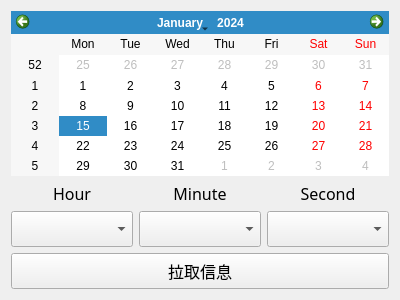
<?xml version="1.0" encoding="UTF-8"?>
<ui version="4.0">
 <class>HistoryWindow</class>
 <widget class="QWidget" name="HistoryWindow">
  <property name="geometry">
   <rect>
    <x>0</x>
    <y>0</y>
    <width>400</width>
    <height>300</height>
   </rect>
  </property>
  <property name="windowTitle">
   <string>Form</string>
  </property>
  <layout class="QGridLayout" name="gridLayout">
   <item row="0" column="0">
    <layout class="QVBoxLayout" name="verticalLayout_2">
     <item>
      <widget class="QCalendarWidget" name="calendarWidget"/>
     </item>
     <item>
      <layout class="QVBoxLayout" name="verticalLayout">
       <item>
        <layout class="QHBoxLayout" name="horizontalLayout">
         <item>
          <widget class="QLabel" name="label">
           <property name="font">
            <font>
             <family>Agency FB</family>
             <pointsize>12</pointsize>
            </font>
           </property>
           <property name="layoutDirection">
            <enum>Qt::LeftToRight</enum>
           </property>
           <property name="text">
            <string>Hour</string>
           </property>
           <property name="alignment">
            <set>Qt::AlignCenter</set>
           </property>
          </widget>
         </item>
         <item>
          <widget class="QLabel" name="label_2">
           <property name="font">
            <font>
             <family>Agency FB</family>
             <pointsize>12</pointsize>
            </font>
           </property>
           <property name="text">
            <string>Minute</string>
           </property>
           <property name="alignment">
            <set>Qt::AlignCenter</set>
           </property>
          </widget>
         </item>
         <item>
          <widget class="QLabel" name="label_3">
           <property name="font">
            <font>
             <family>Agency FB</family>
             <pointsize>12</pointsize>
            </font>
           </property>
           <property name="text">
            <string>Second</string>
           </property>
           <property name="alignment">
            <set>Qt::AlignCenter</set>
           </property>
          </widget>
         </item>
        </layout>
       </item>
       <item>
        <layout class="QHBoxLayout" name="horizontalLayout_2">
         <item>
          <widget class="QComboBox" name="hour_comboBox">
           <property name="minimumSize">
            <size>
             <width>0</width>
             <height>36</height>
            </size>
           </property>
          </widget>
         </item>
         <item>
          <widget class="QComboBox" name="minute_comboBox">
           <property name="minimumSize">
            <size>
             <width>0</width>
             <height>36</height>
            </size>
           </property>
          </widget>
         </item>
         <item>
          <widget class="QComboBox" name="second_comboBox">
           <property name="minimumSize">
            <size>
             <width>0</width>
             <height>36</height>
            </size>
           </property>
          </widget>
         </item>
        </layout>
       </item>
      </layout>
     </item>
     <item>
      <widget class="QPushButton" name="pullInfo_pushButton">
       <property name="minimumSize">
        <size>
         <width>0</width>
         <height>36</height>
        </size>
       </property>
       <property name="font">
        <font>
         <family>Agency FB</family>
         <pointsize>12</pointsize>
        </font>
       </property>
       <property name="text">
        <string>拉取信息</string>
       </property>
      </widget>
     </item>
    </layout>
   </item>
  </layout>
 </widget>
 <resources/>
 <connections/>
</ui>
